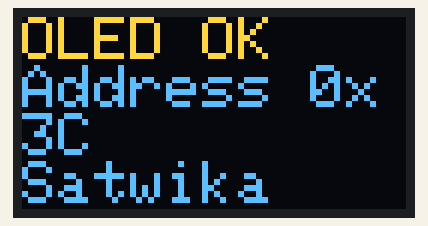
Recording of a sketch running on a simulated Arduino Uno, built with avr-gcc and run on an emulated ATmega328P. Shown: 128×64 one-colour display. The OLED is the two-colour kind (top 16 rows yellow).

Above: at 0.1 s.

The sketch:

ssd1306oled.ino
```cpp
#include <Wire.h>
#include <Adafruit_GFX.h>
#include <Adafruit_SSD1306.h>

#define SCREEN_WIDTH 128
#define SCREEN_HEIGHT 64

Adafruit_SSD1306 display(SCREEN_WIDTH, SCREEN_HEIGHT, &Wire, -1);

void setup() {
  Serial.begin(9600);

  if(!display.begin(SSD1306_SWITCHCAPVCC, 0x3C)) {
    Serial.println("OLED NOT FOUND");
    while(1);
  }

  display.clearDisplay();

  display.setTextSize(2);
  display.setTextColor(WHITE);
  display.setCursor(0,0);

  display.println("OLED OK");
  display.println("Address 0x3C");
  display.println("Satwika");
  display.display();
}

void loop() {
}
```
